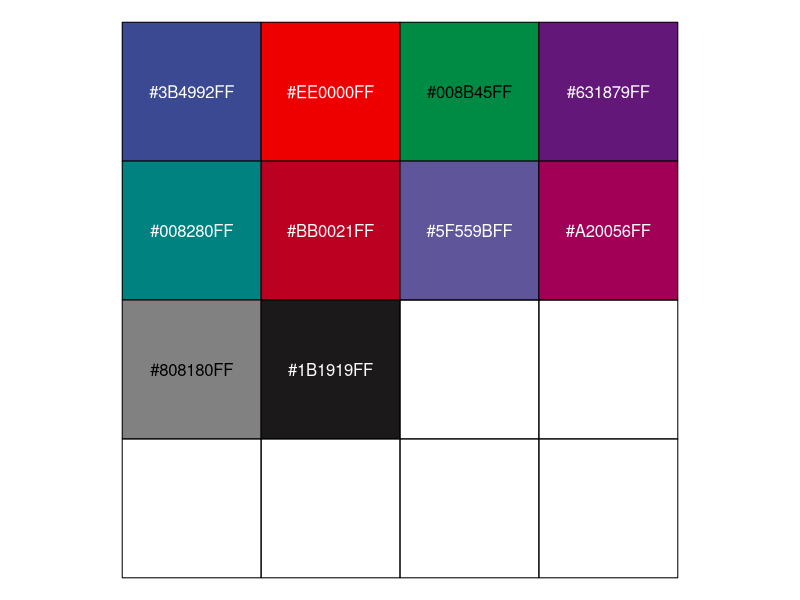
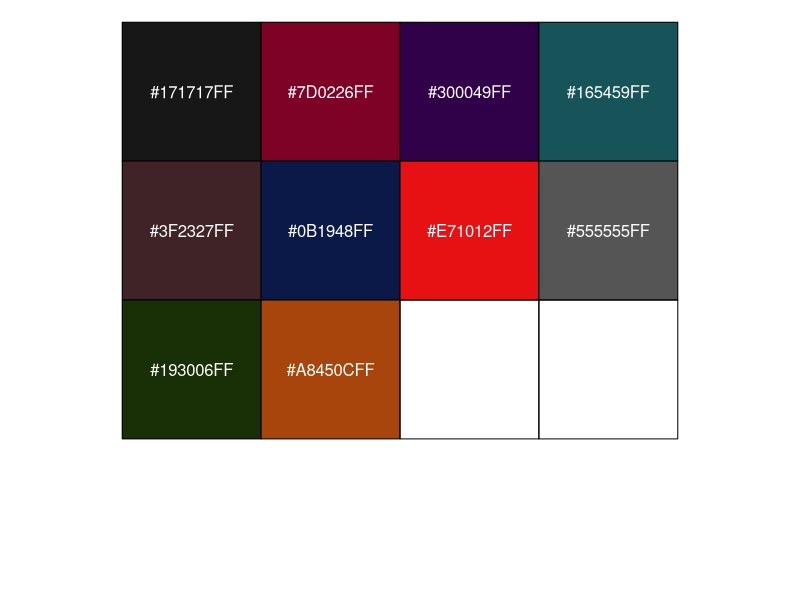
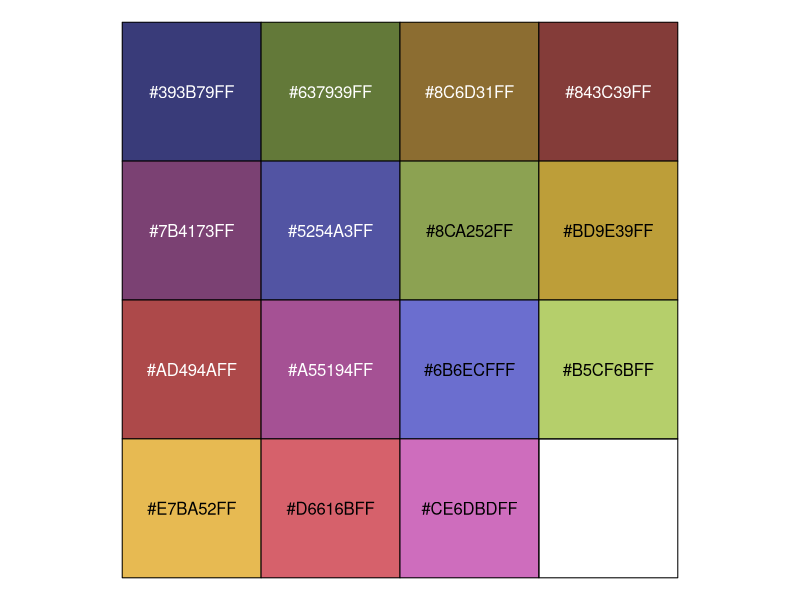
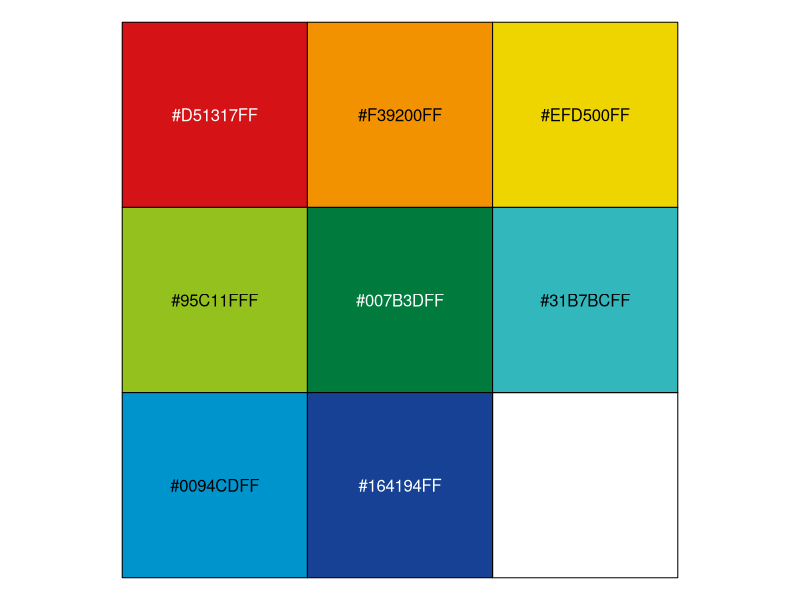
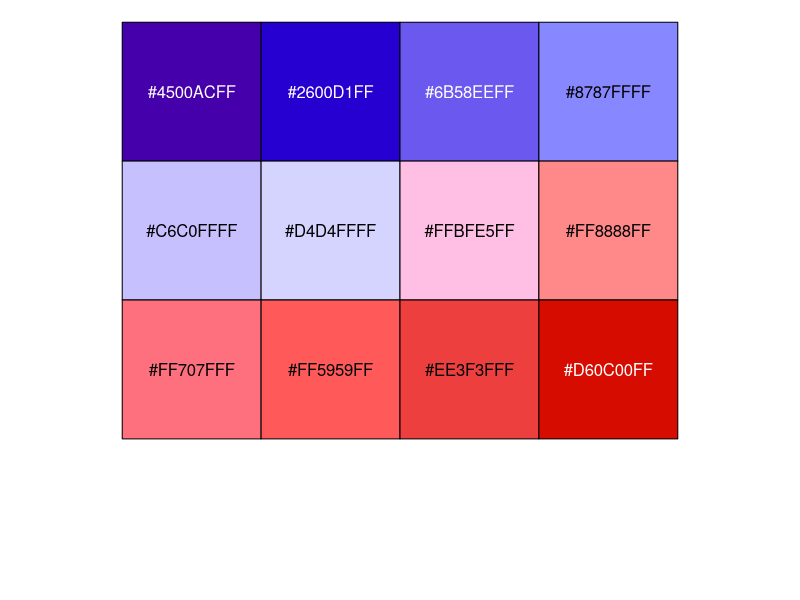
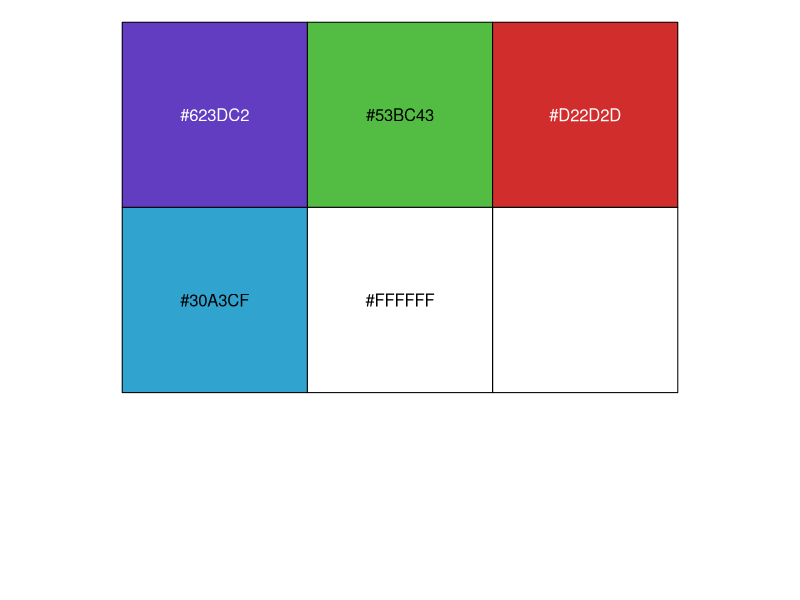
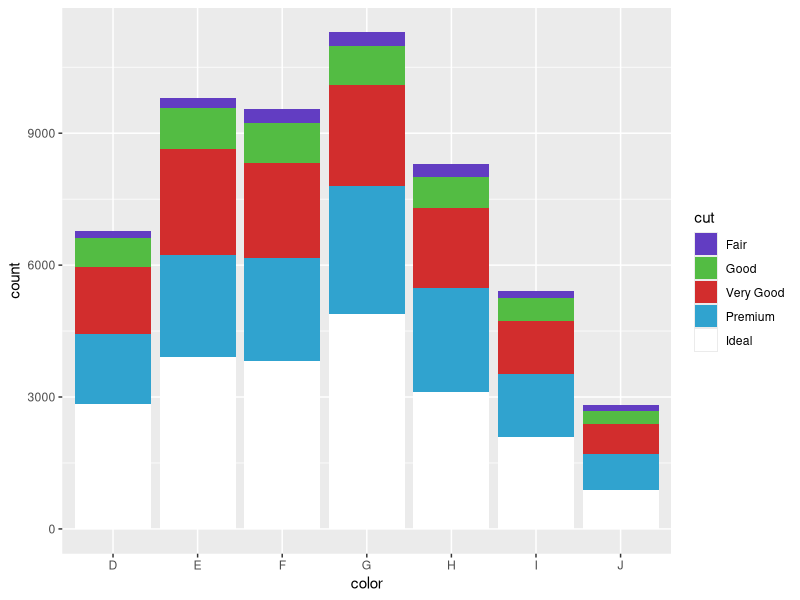

R code for these plots, in order:
## ---- chunk 1
knitr::opts_chunk$set(echo = TRUE)
## ---- chunk 2
library(scales)
library(ggsci)
## ---- chunk 3
library("scales")
show_col(pal_aaas("default")(15))
## ---- chunk 4
library("scales")

# Color palettes = "hallmarks_light", "hallmarks_dark", "signature_substitutions"
show_col(pal_cosmic("hallmarks_dark")(10))
## ---- chunk 5
# colour_palettes= "category10", "category20", "category20b", "category20c"
show_col(pal_d3("category20b")(15))
## ---- chunk 6
show_col(pal_frontiers("default")(8))

## ---- chunk 7
show_col(pal_gsea("default")(12))
## ---- chunk 8

miscolores <- colorRampPalette(colors =c("#623dc2", "#53bc43", "#d22d2d", "#30a3cf","white" ))(5) 
# nota el valor al final es cuant colores tiene en su paletta. 

miscolores 

scales::show_col(miscolores) # para ver tus colores
## ---- chunk 9
library(ggplot2)
data(diamonds)

ggplot(diamonds, aes(x = color, fill = cut)) +
  geom_bar() +
  scale_fill_manual(values = miscolores)
